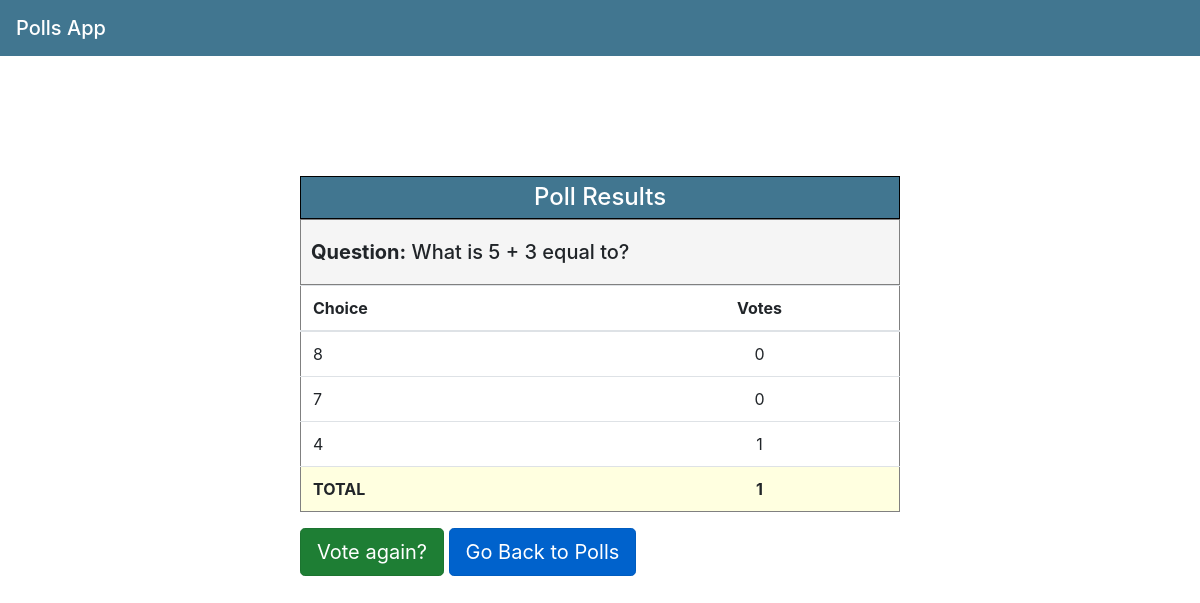
/polls/90/results/, run on the app's committed database.
### polls/models.py (models this page shows, shortened)
class Question(models.Model):
    question_text = models.CharField(max_length=200)
    pub_date = models.DateTimeField('date published')
    def get_total_votes(self):
        total_votes = 0
        for choice in self.choice_set.all():
            total_votes += choice.votes
        return total_votes

class Choice(models.Model):
    question = models.ForeignKey(Question, on_delete=models.CASCADE)
    choice_text = models.CharField(max_length=200)
    votes = models.IntegerField(default=0)

### polls/views.py (the view)
# urls.py: path('<int:pk>/results/', views.ResultsView.as_view(), name='results'),
class ResultsView(generic.DetailView):
    model = Question
    template_name = 'polls/results.html'

### polls/templates/polls/results.html
{% extends 'polls/base.html' %}
{% block content %}
    <div class="pollsContainer">
        <table class="table pollsTable">
             <thead>
                    <tr>
                        <h4 class = "listTitle">Poll Results</h4>
                    </tr>
                    <tr class="titleRow">
                        <h5 class="titleRow"><b>Question:</b> {{question.question_text}}</h5>
                    </tr>
                    <tr class="rowTable choiceRow">
                        <th scope="col">Choice</th>
                        <th class="votesCol" scope="col">Votes</th>
                    </tr>
             </thead>
             <tbody>
               {% for choice in question.choice_set.all %}
                    <tr class="choiceRow">
                        <td >{{ choice.choice_text }}</td>
                        <td class="votesCol"> {{ choice.votes }}</td>
                    </tr>
              {% endfor %}
               <tr class="totalsRow">
                   <td><b>TOTAL</b></td>
                   <td class="votesCol" ><b>{{ question.get_total_votes}}</b></td>
               </tr>
             </tbody>
        </table>
        <a class="btn btn-lg active btn-success" href="{% url 'polls:detail' question.id %}">Vote again?</a>
        <a class="btn btn-primary btn-lg active" href="{% url 'polls:index'%}">Go Back to Polls</a>
    </div>
{% endblock %}

### polls/static/polls/style.css (style rules this page uses)
.pollsContainer { width: 50%; margin:auto; margin-top: 10%; }
.listTitle { border: 1px black solid; padding: 6px; margin: 0%; background-color: #417690; color: white; text-align: center; }
.pollsTable { border: 1px gray solid; }
.totalsRow { background-color: #ffffe0; }
.votesCol { text-align: center; }
.choiceRow { margin: 3px; }
.titleRow { border-bottom: none; border-top: none; border: 1px gray solid; margin: 0%; padding: 20px; padding-left: 10px; background-color: #F5F5F5; }

### data on the page
Question: question_text "What is 5 + 3 equal to?", get_total_votes "1"
Choice: choice_text "8", votes "0"
Choice: choice_text "7", votes "0"
Choice: choice_text "4", votes "1"
